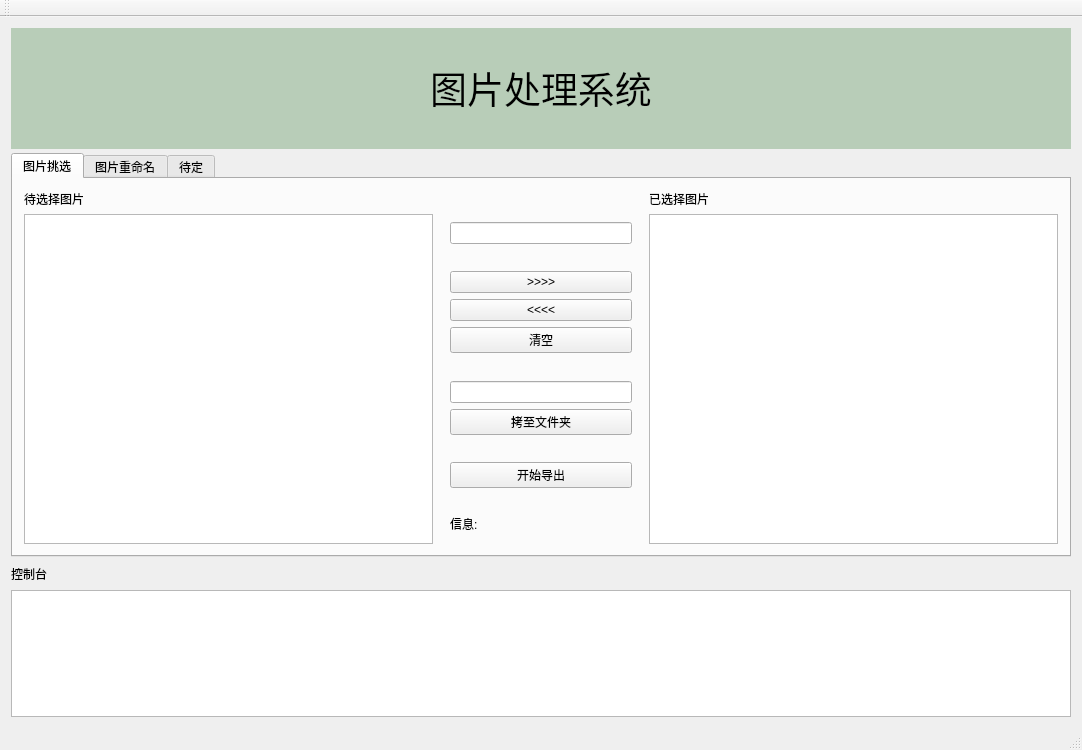
<?xml version="1.0" encoding="UTF-8"?>
<ui version="4.0">
 <class>MainWindow</class>
 <widget class="QMainWindow" name="MainWindow">
  <property name="geometry">
   <rect>
    <x>0</x>
    <y>0</y>
    <width>1082</width>
    <height>750</height>
   </rect>
  </property>
  <property name="windowTitle">
   <string>MainWindow</string>
  </property>
  <widget class="QWidget" name="centralWidget">
   <layout class="QGridLayout" name="gridLayout">
    <item row="0" column="0">
     <layout class="QVBoxLayout" name="verticalLayout_4" stretch="25,1,6">
      <item>
       <layout class="QVBoxLayout" name="verticalLayout" stretch="3,10">
        <property name="spacing">
         <number>4</number>
        </property>
        <item>
         <widget class="QLabel" name="label">
          <property name="styleSheet">
           <string notr="true">background-color: rgba(100, 154, 100,100);
image: url(:/icon/logo.png);
image-position:LEFT</string>
          </property>
          <property name="text">
           <string>&lt;html&gt;&lt;head/&gt;&lt;body&gt;&lt;p align=&quot;center&quot;&gt;&lt;span style=&quot; font-size:28pt;&quot;&gt;图片处理系统&lt;/span&gt;&lt;/p&gt;&lt;/body&gt;&lt;/html&gt;</string>
          </property>
         </widget>
        </item>
        <item>
         <widget class="QTabWidget" name="tabWidget">
          <property name="currentIndex">
           <number>0</number>
          </property>
          <widget class="QWidget" name="tab_select">
           <attribute name="title">
            <string>图片挑选</string>
           </attribute>
           <layout class="QGridLayout" name="gridLayout_2">
            <item row="0" column="0">
             <layout class="QHBoxLayout" name="horizontalLayout" stretch="2,1,2">
              <item>
               <layout class="QVBoxLayout" name="verticalLayout_2">
                <item>
                 <widget class="QLabel" name="label_2">
                  <property name="text">
                   <string>待选择图片</string>
                  </property>
                 </widget>
                </item>
                <item>
                 <widget class="QTreeView" name="srctreeview"/>
                </item>
               </layout>
              </item>
              <item>
               <widget class="QWidget" name="widget" native="true">
                <layout class="QFormLayout" name="formLayout">
                 <item row="13" column="0">
                  <widget class="QLabel" name="statelabel">
                   <property name="text">
                    <string>信息:</string>
                   </property>
                  </widget>
                 </item>
                 <item row="3" column="0" colspan="2">
                  <widget class="QPushButton" name="inbtn">
                   <property name="text">
                    <string>&gt;&gt;&gt;&gt;</string>
                   </property>
                  </widget>
                 </item>
                 <item row="1" column="0" colspan="2">
                  <widget class="QLineEdit" name="searchlineedit"/>
                 </item>
                 <item row="4" column="0" colspan="2">
                  <widget class="QPushButton" name="outbtn">
                   <property name="text">
                    <string>&lt;&lt;&lt;&lt;</string>
                   </property>
                  </widget>
                 </item>
                 <item row="6" column="0" colspan="2">
                  <widget class="QPushButton" name="clearbtn">
                   <property name="text">
                    <string>清空</string>
                   </property>
                  </widget>
                 </item>
                 <item row="8" column="0" colspan="2">
                  <widget class="QLineEdit" name="dirlineedit"/>
                 </item>
                 <item row="9" column="0" colspan="2">
                  <widget class="QPushButton" name="dirbtn">
                   <property name="text">
                    <string>拷至文件夹</string>
                   </property>
                  </widget>
                 </item>
                 <item row="11" column="0" colspan="2">
                  <widget class="QPushButton" name="starttransbtn">
                   <property name="text">
                    <string>开始导出</string>
                   </property>
                  </widget>
                 </item>
                 <item row="2" column="0">
                  <spacer name="verticalSpacer">
                   <property name="orientation">
                    <enum>Qt::Vertical</enum>
                   </property>
                   <property name="sizeHint" stdset="0">
                    <size>
                     <width>20</width>
                     <height>40</height>
                    </size>
                   </property>
                  </spacer>
                 </item>
                 <item row="7" column="0">
                  <spacer name="verticalSpacer_2">
                   <property name="orientation">
                    <enum>Qt::Vertical</enum>
                   </property>
                   <property name="sizeHint" stdset="0">
                    <size>
                     <width>20</width>
                     <height>40</height>
                    </size>
                   </property>
                  </spacer>
                 </item>
                 <item row="10" column="0">
                  <spacer name="verticalSpacer_3">
                   <property name="orientation">
                    <enum>Qt::Vertical</enum>
                   </property>
                   <property name="sizeHint" stdset="0">
                    <size>
                     <width>20</width>
                     <height>40</height>
                    </size>
                   </property>
                  </spacer>
                 </item>
                 <item row="12" column="0">
                  <spacer name="verticalSpacer_4">
                   <property name="orientation">
                    <enum>Qt::Vertical</enum>
                   </property>
                   <property name="sizeHint" stdset="0">
                    <size>
                     <width>20</width>
                     <height>40</height>
                    </size>
                   </property>
                  </spacer>
                 </item>
                 <item row="0" column="0">
                  <spacer name="verticalSpacer_5">
                   <property name="orientation">
                    <enum>Qt::Vertical</enum>
                   </property>
                   <property name="sizeHint" stdset="0">
                    <size>
                     <width>20</width>
                     <height>40</height>
                    </size>
                   </property>
                  </spacer>
                 </item>
                </layout>
               </widget>
              </item>
              <item>
               <layout class="QVBoxLayout" name="verticalLayout_3">
                <item>
                 <widget class="QLabel" name="label_3">
                  <property name="text">
                   <string>已选择图片</string>
                  </property>
                 </widget>
                </item>
                <item>
                 <widget class="QListView" name="dirlistview"/>
                </item>
               </layout>
              </item>
             </layout>
            </item>
           </layout>
          </widget>
          <widget class="QWidget" name="tab_rename">
           <attribute name="title">
            <string>图片重命名</string>
           </attribute>
          </widget>
          <widget class="QWidget" name="tab_3">
           <attribute name="title">
            <string>待定</string>
           </attribute>
          </widget>
         </widget>
        </item>
       </layout>
      </item>
      <item>
       <widget class="QLabel" name="label_4">
        <property name="text">
         <string>控制台</string>
        </property>
       </widget>
      </item>
      <item>
       <widget class="QTextBrowser" name="logconsole"/>
      </item>
     </layout>
    </item>
   </layout>
  </widget>
  <widget class="QMenuBar" name="menuBar">
   <property name="geometry">
    <rect>
     <x>0</x>
     <y>0</y>
     <width>1082</width>
     <height>22</height>
    </rect>
   </property>
  </widget>
  <widget class="QToolBar" name="mainToolBar">
   <attribute name="toolBarArea">
    <enum>TopToolBarArea</enum>
   </attribute>
   <attribute name="toolBarBreak">
    <bool>false</bool>
   </attribute>
  </widget>
  <widget class="QStatusBar" name="statusBar"/>
 </widget>
 <layoutdefault spacing="6" margin="11"/>
 <resources/>
 <connections/>
</ui>
